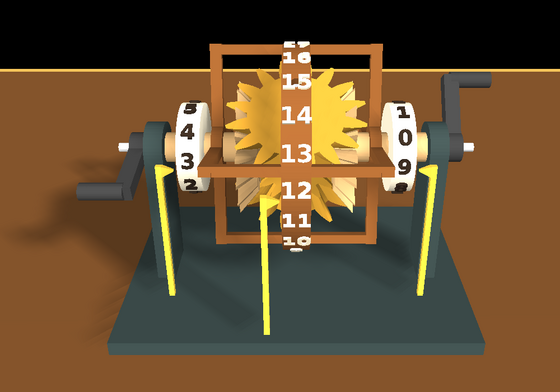
#> input picture demo/WyomingWill/BabbagesHall/exhibits/Differential/manual/fig-exhibit.png, 560 x 392 px, given in place of out.png, which was not available
$ python make-figures.py
#> lines starting #> are read from the running program, lines starting #| are printed output that depends on the picture
"""The Differential manual's figures (Babbage's Hall).

    python3 manual/make-figures.py      (from the exhibit's folder; Pillow,
                                         OpenSCAD, xvfb-run, ImageMagick)

fig-machine.png and fig-gears.png are OpenSCAD's pictures of the printed
parts, put together as in parts/differential.scad (manual/views.scad), with
labels added. fig-racks.png is the idea drawn flat: a gear between two
racks, its centre at the average of theirs, worked for each case.
fig-exhibit.png is a screenshot of the simulation."""
import math, os, subprocess, tempfile
from PIL import Image, ImageDraw, ImageFont

HERE = os.path.dirname(os.path.abspath(__file__))
EX = os.path.dirname(HERE)
FONTS = "/usr/share/fonts/truetype/dejavu/"
def font(px, bold=False): return ImageFont.truetype(FONTS + ("DejaVuSans-Bold.ttf" if bold else "DejaVuSans.ttf"), int(px))
INK, BLUE, RED = (30, 30, 30), (30, 70, 170), (200, 30, 26)


def render(view):
    with tempfile.TemporaryDirectory() as d:
        raw, out = os.path.join(d, "raw.png"), os.path.join(d, "out.png")
        subprocess.run(["xvfb-run", "-a", "openscad", "-o", raw, "-D", f'VIEW="{view}"', "--imgsize=2000,1400",
                        "--camera=0,0,0,20,-30,0,0", "--viewall", "--autocenter", "--colorscheme=Tomorrow",
                        os.path.join(HERE, "views.scad")], check=True, capture_output=True)
        subprocess.run(["convert", raw, "-fuzz", "3%", "-trim", "+repage", "-bordercolor", "#f8f8f8", "-border", "30", out], check=True)
        return Image.open(out).convert("RGB")


def labelled(im, labels, pad_l=0, pad_r=0, size=22):
    """labels: (text, (x, y) pointed at, (x, y) of the text, anchor), in the image's pixels"""
    out = Image.new("RGB", (im.width + pad_l + pad_r, im.height), (248, 248, 248))
    out.paste(im, (pad_l, 0))
    g = ImageDraw.Draw(out)
    for text, (px, py), (tx, ty), anchor in labels:
        g.line([(pad_l + px, py), (pad_l + tx, ty)], fill=BLUE, width=2)
        g.ellipse([pad_l + px - 4, py - 4, pad_l + px + 4, py + 4], fill=BLUE)
        g.text((pad_l + tx + (6 if anchor[0] == "l" else -6), ty), text, font=font(size), fill=BLUE, anchor=anchor)
    return out


def save(im, name, width=None):
    if width and im.width != width:
        im = im.resize((width, round(im.height * width / im.width)), Image.LANCZOS)
    im.save(os.path.join(HERE, name), optimize=True)
    print("  manual/" + name, im.size)


# 1. the machine, and its gears alone (the pixel places are this camera's)
im = render("all")
#> in render, returned value is the input picture: PIL image 560x392 RGB; mean R, G, B 104.3, 79.6, 49.9
W, H = im.size
#> W = 560; H = 392
save(labelled(im, [
    ("input A's crank", (0.18 * W, 0.24 * H), (0.02 * W, 0.04 * H), "lm"),
    ("A's drum (0-9)", (0.31 * W, 0.33 * H), (0.01 * W, 0.47 * H), "lm"),
    ("the carrier's ring (0-19)", (0.57 * W, 0.09 * H), (0.64 * W, 0.03 * H), "lm"),
    ("B's drum (0-9)", (0.72 * W, 0.42 * H), (0.80 * W, 0.12 * H), "lm"),
    ("the frame, with a pointer at each counter", (0.40 * W, 0.70 * H), (0.46 * W, 0.93 * H), "lm"),
], size=24), "fig-machine.png", 560)
#> in labelled, `out = Image.new("RGB", (im.width + pad_l + pad_r, im.height), (248, 24..`: out: PIL image 560x392 RGB; every value is 248
#> in save, `im.save(os.path.join(HERE, name), optimize=True)`:
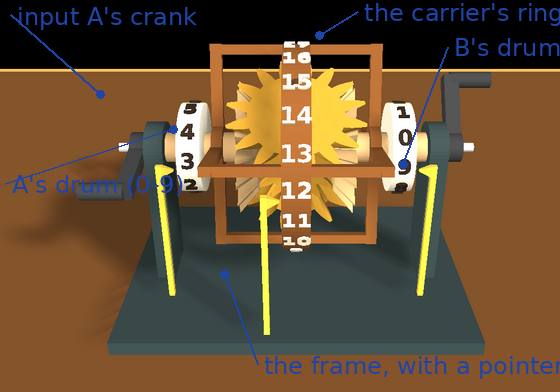
#> saved as fig-machine.png: PIL image 560x392 RGB; mean R, G, B 103.3, 80.2, 53.5
#|   manual/fig-machine.png (560, 392)

im = render("gears")
#> call 2 of render, with view = 'gears'
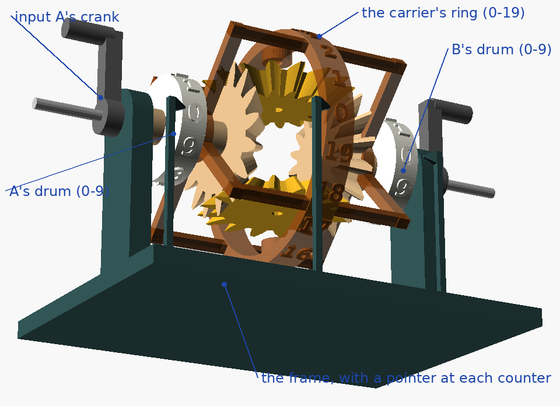
#> input picture demo/WyomingWill/BabbagesHall/exhibits/Differential/manual/fig-machine.png, 560 x 406 px, given in place of out.png, which was not available
#> in render, returned value is the input picture: PIL image 560x406 RGB; mean R, G, B 161.7, 162.3, 157.1
W, H = im.size
#> H = 406
save(labelled(im, [
    ("side gear A", (0.40 * W, 0.50 * H), (0.12 * W, 0.90 * H), "lm"),
    ("side gear B", (0.62 * W, 0.45 * H), (0.80 * W, 0.90 * H), "lm"),
    ("a spider", (0.55 * W, 0.15 * H), (0.72 * W, 0.06 * H), "lm"),
    ("the cross pin (in the carrier)", (0.525 * W, 0.42 * H), (0.30 * W, 0.06 * H), "rm"),
], pad_l=60, pad_r=100, size=20), "fig-gears.png", 560)
#> call 2 of labelled, with pad_l = 60, pad_r = 100, size = 20
#> in labelled (call 2), `out = Image.new("RGB", (im.width + pad_l + pad_r, im.height), (248, 24..`: out: PIL image 720x406 RGB; every value is 248
#> in labelled (call 2), `out.paste(im, (pad_l, 0))`:
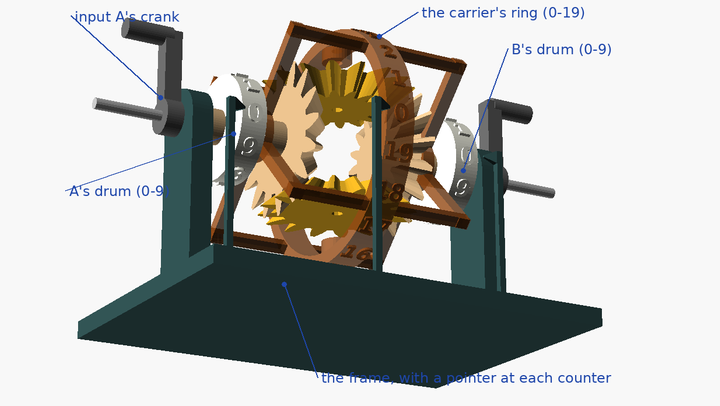
#> out: PIL image 720x406 RGB; mean R, G, B 180.9, 181.4, 177.3
#> call 2 of save, with name = 'fig-gears.png', width = 560
#> in save (call 2), `im = im.resize((width, round(im.height * width / im.width)), Image.LAN..`:
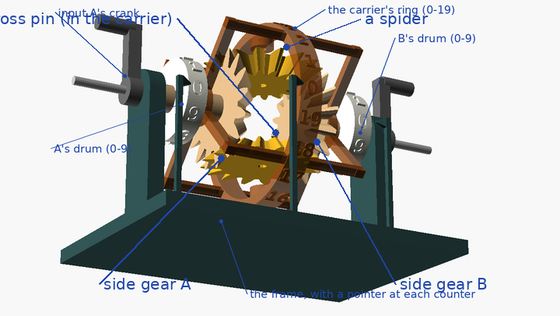
#> im: PIL image 560x316 RGB; mean R, G, B 178.5, 179.6, 177
#|   manual/fig-gears.png (560, 316)


# 2. flat: a gear rolling between two racks (A above, B below); its centre,
#    where the carrier holds it, goes (a + b) / 2
P = 30          # (pixels a tooth: the racks' pitch, and the gear's along its pitch circle)
NT = 12         # (the gear's teeth)
MOD = P / math.pi                                     # (the module: teeth 20 degrees, addendum 1, dedendum 1.25)
PA = math.radians(20)
RP = NT * P / (2 * math.pi)                           # (the gear's pitch circle, which rolls on the racks' pitch lines)
def inv(al): return math.tan(al) - al
def gear_outline(cx, cy, turn):
    """an involute gear of NT teeth, turned by turn (radians, clockwise on the page)"""
    rb, ra, rf = RP * math.cos(PA), RP + MOD, RP - 1.25 * MOD
    half = math.pi / (2 * NT) + inv(PA)               # (half a tooth's angle, at the base circle)
    def flank(sign, t0):
        out = []
        for i in range(13):                           # (from the base circle to the tip)
            r = rb + (ra - rb) * i / 12
            psi = half - inv(math.acos(rb / r))
            out.append((r, t0 + sign * psi))
        return out
    pts = []
    for k in range(NT):
        t0 = 2 * math.pi * k / NT
        left = flank(-1, t0)
        right = flank(1, t0)
        pts.append((rf, t0 - half - 0.02))            # (up from the root, radially, to the base circle)
        pts += left
        tl, tr = left[-1][1], right[-1][1]
        pts += [(ra, tl + (tr - tl) * j / 4) for j in range(1, 4)]   # (the tip, an arc)
        pts += right[::-1]
        pts.append((rf, t0 + half + 0.02))
        t1 = t0 + 2 * math.pi / NT                    # (the root, an arc, to the next tooth)
        pts += [(rf, (t0 + half + 0.02) + ((t1 - half - 0.02) - (t0 + half + 0.02)) * j / 4) for j in range(1, 4)]
    return [(cx + r * math.sin(t + turn), cy - r * math.cos(t + turn)) for r, t in pts]
def racks(a, b, title):
    """the racks moved a and b teeth (to the right +), the gear rolled between"""
    c = (a + b) / 2                                   # (the carrier: the gear's centre)
    spin = (a - b) / 2                                # (its turn, in teeth along its pitch circle)
    Wd, Hd = 15 * P, 9 * P
    im = Image.new("RGB", (Wd, Hd + 70), (255, 255, 255))
    g = ImageDraw.Draw(im)
    x0, yc = 4.5 * P, Hd / 2
    def rack(dx, yp, down, col):
        """a rack with its pitch line at yp, its teeth toward the gear: down (A, above) or up (B, below)"""
        s = 1 if down else -1                         # (toward the gear)
        root, tip = yp - s * 1.25 * MOD, yp + s * MOD
        body = root - s * 0.6 * P
        g.rectangle([0, min(root, body), Wd, max(root, body)], fill=col)
        wr = P / 2 + 2 * 1.25 * MOD * math.tan(PA)    # (a tooth's width at its root and at its tip)
        wt = P / 2 - 2 * MOD * math.tan(PA)
        for k in range(-6, 20):
            x = (k + dx) * P                          # (a tooth at each whole pitch; at x0, a gap)
            g.polygon([(x - wr / 2, root), (x + wr / 2, root), (x + wt / 2, tip), (x - wt / 2, tip)], fill=col)
        return body
    top, bot = yc - RP, yc + RP                       # (the racks' pitch lines, touching the gear's pitch circle)
    # (ghost: where the centre was)
    g.line([(x0, top), (x0, bot)], fill=(200, 200, 200), width=2)
    topBody = rack(a, top, True, (201, 160, 106))
    botBody = rack(b, bot, False, (201, 160, 106))
    cx = x0 + c * P
    turn = spin * P / RP                              # (rolled: its pitch circle moves spin teeth)
    g.polygon(gear_outline(cx, yc, turn), fill=(184, 134, 43), outline=(110, 80, 20))
    g.ellipse([cx - 7, yc - 7, cx + 7, yc + 7], fill=(60, 60, 60))
    g.line([(cx + RP * 0.75 * math.sin(turn), yc - RP * 0.75 * math.cos(turn)), (cx, yc)], fill=(90, 60, 15), width=4)   # (a mark on the gear, to see it turn)
    top, bot = topBody, botBody                       # (the arrows and labels go outside the racks)
    def arrow(xa, xb, y, col):
        if abs(xb - xa) < 1: return
        g.line([(xa, y), (xb, y)], fill=col, width=4)
        s = 12 if xb > xa else -12
        g.polygon([(xb, y), (xb - s, y - 7), (xb - s, y + 7)], fill=col)
    arrow(x0, x0 + a * P, top - 16, RED)
    arrow(x0, x0 + b * P, bot + 16, RED)
    arrow(x0, cx, yc, BLUE)
    g.text((Wd - 8, top - 16), f"A: {a:+g}", font=font(20, True), fill=RED, anchor="rm")
    g.text((Wd - 8, bot + 16), f"B: {b:+g}", font=font(20, True), fill=RED, anchor="rm")
    g.text((Wd - 8, yc), f"centre: {c:+g}", font=font(20, True), fill=BLUE, anchor="rm")
    g.text((Wd / 2, Hd + 30), title, font=font(22, True), fill=INK, anchor="mm")
    return im
panels = [racks(4, 0, "A alone: the centre goes half as far"),
          racks(4, 4, "both together: no turning, all as one"),
          racks(4, -4, "opposite ways: the centre stays")]
#> in racks, `im = Image.new("RGB", (Wd, Hd + 70), (255, 255, 255))`: im: PIL image 450x340 RGB; every value is 255
gap = 30
out = Image.new("RGB", (sum(p.width for p in panels) + gap * 2, panels[0].height), (255, 255, 255))
#> out: PIL image 1410x340 RGB; every value is 255
x = 0
for p in panels: out.paste(p, (x, 0)); x += p.width + gap
#> this loop made 3 passes
#> x on passes 1 to 3: 480, 960, 1440
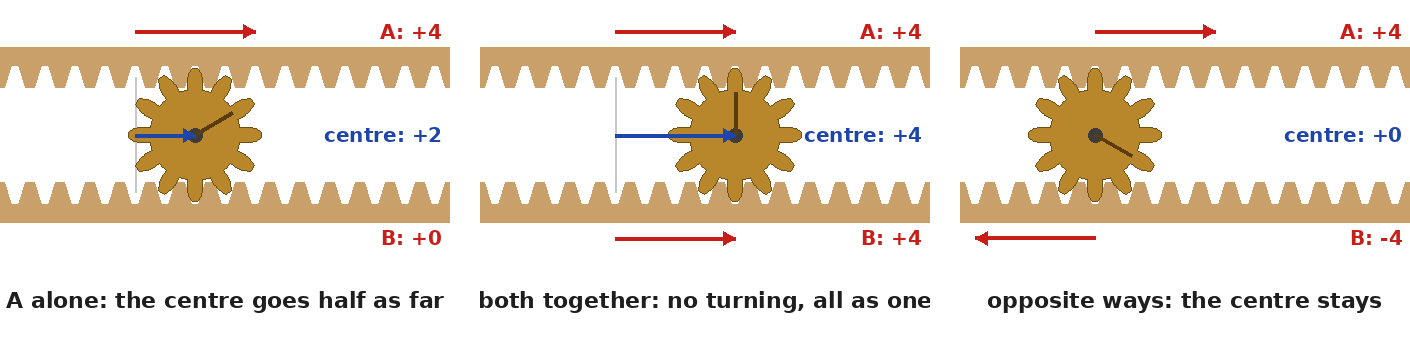
#> out: PIL image 1410x340 RGB; mean R, G, B 235.2, 223.6, 209.2
#> after the loop, x = 1440
save(out, "fig-racks.png", 1200)
#> call 3 of save, with name = 'fig-racks.png', width = 1200
#> in save (call 3), `im = im.resize((width, round(im.height * width / im.width)), Image.LAN..`:
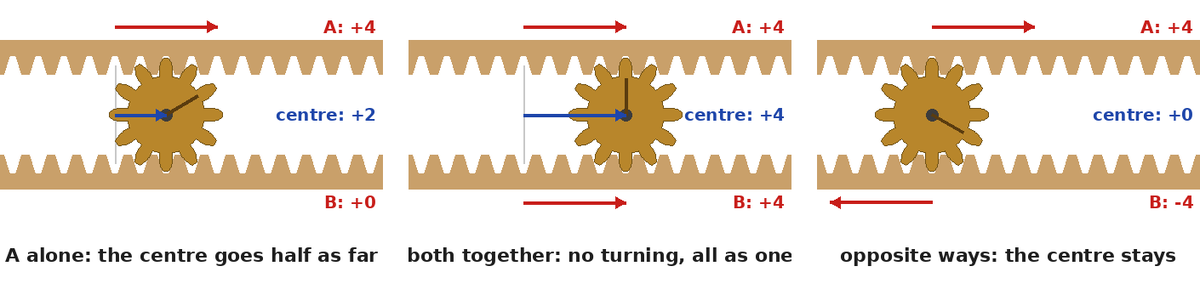
#> im: PIL image 1200x289 RGB; mean R, G, B 234.9, 223.3, 208.7
#|   manual/fig-racks.png (1200, 289)
